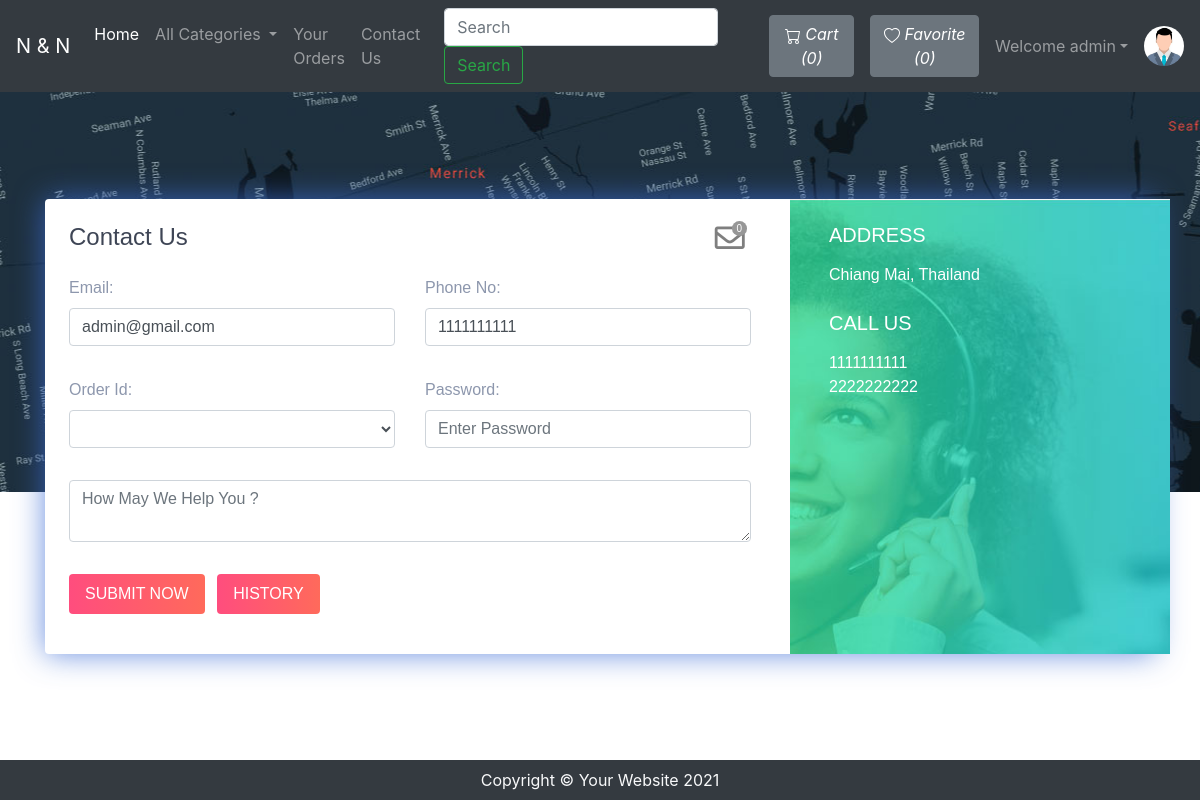
/OnlineStore/contact.php (signed in), run on an earlier commit of the app's database.
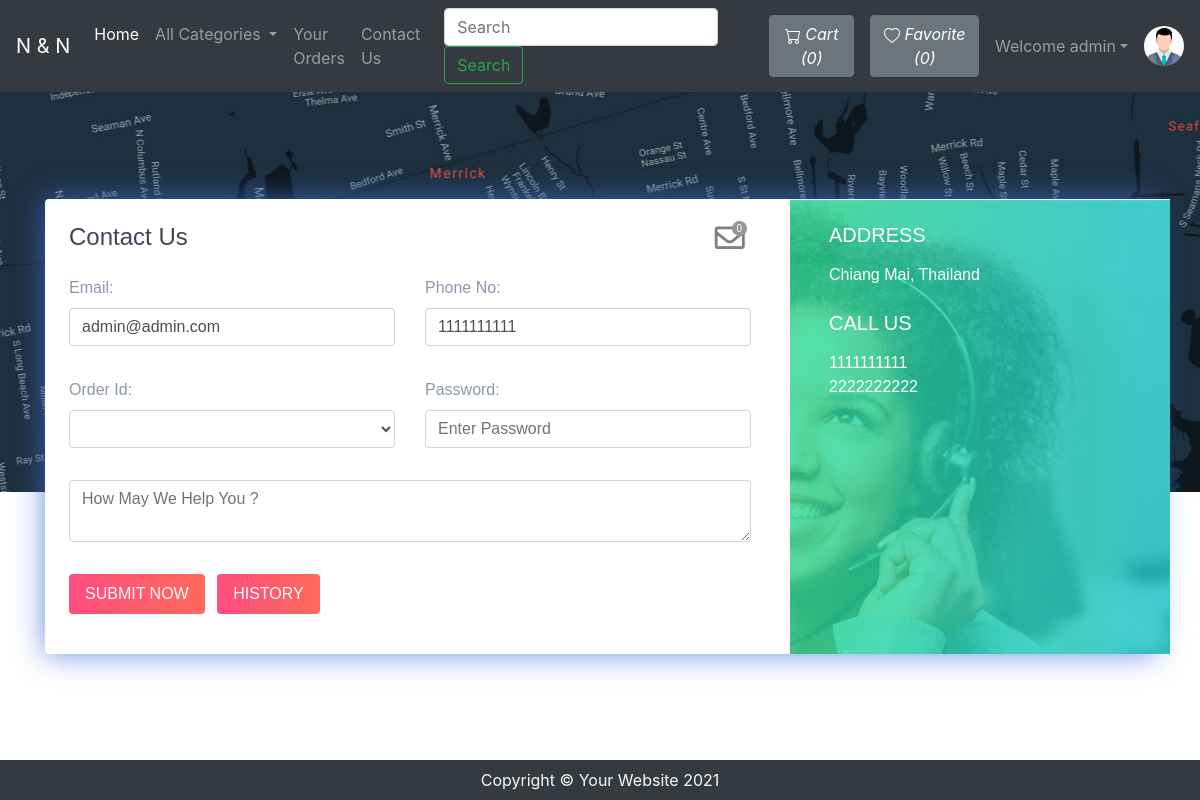
And on a later commit of the database.
### tables this page shows
CREATE TABLE `sitedetail` (
  `tempId` int(11) NOT NULL,
  `systemName` varchar(21) NOT NULL,
  `email` varchar(35) NOT NULL,
  `contact1` bigint(21) NOT NULL,
  `contact2` bigint(21) DEFAULT NULL COMMENT 'Optional',
  `address` text NOT NULL,
  `dateTime` datetime NOT NULL DEFAULT current_timestamp()
);

CREATE TABLE `users` (
  `id` int(21) NOT NULL,
  `username` varchar(21) NOT NULL,
  `firstName` varchar(21) NOT NULL,
  `lastName` varchar(21) NOT NULL,
  `email` varchar(35) NOT NULL,
  `phone` varchar(10) NOT NULL,
  `userType` enum('0','1','2') NOT NULL DEFAULT '0' COMMENT '0=user\r\n1=admin\r\n2=driver',
  `password` varchar(255) NOT NULL,
  `joinDate` datetime NOT NULL DEFAULT current_timestamp()
);

### OnlineStore/contact.php (the view, shortened to what this page needs)
<!DOCTYPE html>
<html lang="en">
<head>
	<link rel="stylesheet" href="https://stackpath.bootstrapcdn.com/bootstrap/4.5.0/css/bootstrap.min.css">
	<link rel="stylesheet" href="https://use.fontawesome.com/releases/v5.8.2/css/all.css">
</head>
<body>
	<?php include 'partials/_dbconnect.php'; ?>
	<?php include 'partials/_nav.php'; ?>
	<div class="contact2" style="background-image:url(img/map.jpg);height: 400px;" id="contact">
		<div class="container">
			<div class="row contact-container">
				<div class="col-lg-12">
					<div class="card card-shadow border-0 mb-4">
						<div class="row">
							<div class="col-lg-8">
								<div class="contact-box p-4">
									<div class="row">
										<div class="col-lg-8">
											<h4 class="title">Contact Us</h4>
										</div>
										<?php if ($loggedin) { ?>
												<div class="col-lg-4">
													<div class="icon-badge-container mx-1" style="padding-left: 167px;">
														<a href="#" data-toggle="modal" data-target="#adminReply"><i class="far fa-envelope icon-badge-icon"></i></a>
														<div class="icon-badge"><b><span id="totalMessage">0</span></b></div>
													</div>
												</div>
										<?php } ?>
									</div>
									<?php
										$passSql = "SELECT * FROM `users` WHERE `id` = '$userId'";
										$passResult = mysqli_query($conn, $passSql);
										$passRow = mysqli_fetch_assoc($passResult);
										$email = $passRow['email'];
										$phone = $passRow['phone'];
									?>
									<form action="partials/_manageContactUs.php" method="POST">
										<div class="row">
											<div class="col-lg-6">
												<div class="form-group mt-3">
													<b><label for="email">Email: </label></b>
													<input type="email" class="form-control" id="email" name="email" placeholder="Enter Your Email" required value="<?php echo $email ?>">
												</div>
											</div>
											<div class="col-lg-6">
												<div class="form-group mt-3">
													<b><label for="phone">Phone No: </label></b>
													<div class="input-group mb-3">
														<input type="tel" class="form-control" id="phone" name="phone" aria-describedby="basic-addon" placeholder="Enter Your Phone Number" required pattern="[0-9]{10}" value="<?php echo $phone ?>">
													</div>
												</div>
											</div>
											<div class="col-lg-6">
												<div class="form-group mt-3">
													<b><label for="orderId">Order Id: </label></b>
													<select class="form-control" id="orderId" name="orderId">
													</select>
												</div>
											</div>
											<div class="col-lg-6">
												<div class="form-group mt-3">
													<b><label for="password">Password: </label></b>
													<input class="form-control" id="password" name="password" placeholder="Enter Password" type="password" placeholder="Enter Your Password" required data-toggle="password">
												</div>
											</div>
											<div class="col-lg-12">
												<div class="form-group  mt-3">
													<textarea class="form-control" id="message" name="message" rows="2" required minlength="6" placeholder="How May We Help You ?"></textarea>
												</div>
											</div>
											<?php if ($loggedin) { ?>
													<div class="col-lg-12">
														<button type="submit" class="btn btn-danger-gradiant mt-3 mb-3 text-white border-0 py-2 px-3"><span> SUBMIT NOW <i class="ti-arrow-right"></i></span></button>
														<button type="button" class="btn btn-danger-gradiant mt-3 mb-3 text-white border-0 py-2 px-3 mx-2" data-toggle="modal" data-target="#history"><span> HISTORY <i class="ti-arrow-right"></i></span></button>
													</div>
											<?php } ?>
										</div>
									</form>
								</div>
							</div>
							<?php
								$sql = "SELECT * FROM `sitedetail`";
								$result = mysqli_query($conn, $sql);
								$row = mysqli_fetch_assoc($result);
								$address = $row['address'];
								$contact1 = $row['contact1'];
								$contact2 = $row['contact2'];
								echo '<div class="col-lg-4 bg-image" style="background-image:url(img/contact.jpg)">
										<div class="detail-box p-4">
											<h5 class="text-white font-weight-light mb-3">ADDRESS</h5>
											<p class="text-white op-7">' . $address . '</p>
											<h5 class="text-white font-weight-light mb-3 mt-4">CALL US</h5>
											<p class="text-white op-7">' . $contact1 . '<br> ' . $contact2 . '</p>
										</div>
									</div>';
							?>
						</div>
					</div>
				</div>
			</div>
		</div>
	</div>
	<?php include 'partials/_footer.php';?>
</body>
</html>

### OnlineStore/partials/_nav.php (shortened to what this page needs)
<?php
if (isset($_SESSION['loggedin']) && $_SESSION['loggedin'] == true){
	$loggedin = true;
	$userId = $_SESSION['userId'];
	$username = $_SESSION['username'];
} else {
	$loggedin = false;
	$userId = 0;
}
$sql = "SELECT * FROM `sitedetail`";
$result = mysqli_query($conn, $sql);
$row = mysqli_fetch_assoc($result);
$systemName = $row['systemName'];
echo '<nav class="navbar navbar-expand-lg navbar-dark bg-dark">
		<a class="navbar-brand" href="index.php">' . $systemName . '</a>
		<button class="navbar-toggler" type="button" data-toggle="collapse" data-target="#navbarSupportedContent" aria-controls="navbarSupportedContent" aria-expanded="false" aria-label="Toggle navigation">
			<span class="navbar-toggler-icon"></span>
		</button>
		<div class="collapse navbar-collapse" id="navbarSupportedContent">
			<ul class="navbar-nav mr-auto">
				<li class="nav-item active">
					<a class="nav-link" href="index.php">Home <span class="sr-only">(current)</span></a>
				</li>
				<li class="nav-item dropdown">
					<a class="nav-link dropdown-toggle" href="#" id="navbarDropdown" role="button" data-toggle="dropdown" aria-haspopup="true" aria-expanded="false">
						All Categories
					</a>
					<div class="dropdown-menu" aria-labelledby="navbarDropdown">';
					echo '</div>
				</li>';
				if ($loggedin) {
					echo '<li class="nav-item">
							<a class="nav-link" href="viewOrder.php">Your Orders</a>
						</li>';
				}
				if ($loggedin) {
					echo '<li class="nav-item">
							<a class="nav-link" href="contact.php">Contact Us</a>
						</li>';
				}
			echo '</ul>
			<form method="get" action="../OnlineStore/search.php" class="form-inline my-2 my-lg-0 mx-3">
				<input class="form-control mr-sm-2" type="search" name="search" id="search" placeholder="Search" aria-label="Search" required>
				<button class="btn btn-outline-success my-2 my-sm-0" type="submit">Search</button>
			</form>';
			if ($loggedin) {
				$countcartsql = "SELECT SUM(`itemQuantity`) FROM `viewcart` WHERE `userId` = $userId";
				$countcartresult = mysqli_query($conn, $countcartsql);
				$countcartrow = mysqli_fetch_assoc($countcartresult);
				$countcart = $countcartrow['SUM(`itemQuantity`)'];
				if (!$countcart) {
					$countcart = 0;
				}
				echo '<a href="viewCartReserved.php">
						<button type="button" class="btn btn-secondary mx-2" title="MyCart">
							<svg xmlns="img/cart.svg" width="16" height="16" fill="currentColor" class="bi bi-cart" viewBox="0 0 16 16">
								<path d="M0 1.5A.5.5 0 0 1 .5 1H2a.5.5 0 0 1 .485.379L2.89 3H14.5a.5.5 0 0 1 .491.592l-1.5 8A.5.5 0 0 1 13 12H4a.5.5 0 0 1-.491-.408L2.01 3.607 1.61 2H.5a.5.5 0 0 1-.5-.5zM3.102 4l1.313 7h8.17l1.313-7H3.102zM5 12a2 2 0 1 0 0 4 2 2 0 0 0 0-4zm7 0a2 2 0 1 0 0 4 2 2 0 0 0 0-4zm-7 1a1 1 0 1 1 0 2 1 1 0 0 1 0-2zm7 0a1 1 0 1 1 0 2 1 1 0 0 1 0-2z"/>
							</svg>
							<i class="bi bi-cart">Cart (' . $countcart . ')</i>
						</button>
					</a>';
				$countshopsql = "SELECT COUNT(`shopId`) FROM `favorite` WHERE `userId` = $userId";
				$countshopresult = mysqli_query($conn, $countshopsql);
				$countshoprow = mysqli_fetch_assoc($countshopresult);
				$countshop = $countshoprow['COUNT(`shopId`)'];
				if (!$countshop) {
					$countshop = 0;
				}
				echo '<a href="viewFavorite.php">
						<button type="button" class="btn btn-secondary mx-2" title="Favorite">
							<svg xmlns="img/heart.svg" width="16" height="16" fill="currentColor" class="bi bi-heart" viewBox="0 0 16 16">
								<path d="m8 2.748-.717-.737C5.6.281 2.514.878 1.4 3.053c-.523 1.023-.641 2.5.314 4.385.92 1.815 2.834 3.989 6.286 6.357 3.452-2.368 5.365-4.542 6.286-6.357.955-1.886.838-3.362.314-4.385C13.486.878 10.4.28 8.717 2.01L8 2.748zM8 15C-7.333 4.868 3.279-3.04 7.824 1.143c.06.055.119.112.176.171a3.12 3.12 0 0 1 .176-.17C12.72-3.042 23.333 4.867 8 15z"/>
							</svg>
							<i class="bi bi-heart">Favorite (' . $countshop . ')</i>
						</button>
					</a>';
				echo '<ul class="navbar-nav mr-2">
						<li class="nav-item dropdown">
							<a class="nav-link dropdown-toggle" href="#" id="navbarDropdown" role="button" data-toggle="dropdown"> Welcome ' . $username . '</a>
							<div class="dropdown-menu" aria-labelledby="navbarDropdown">
								<a class="dropdown-item" href="partials/_logout.php">Logout</a>
							</div>
						</li>
					</ul>
					<div class="text-center image-size-small position-relative">
						<a href="viewProfile.php"><img src="img/person-' . $userId . '.jpg" class="rounded-circle" onError="this.src = \'img/profilePic.jpg\'" style="width: 40px; height: 40px"></a>
					</div>';
			} else {
				echo '
					<button type="button" class="btn btn-success mx-2"  data-toggle="modal" data-target="#loginModal">Login</button>
					<button type="button" class="btn btn-success mx-2"  data-toggle="modal" data-target="#signupModal">SignUp</button>';
			}
		echo '</div>
	</nav>';
?>

### OnlineStore/partials/_footer.php
<div class="footer container-fluid bg-dark text-light">
	<p class="text-center py-2 mb-0"><span>Copyright &copy; Your Website 2021</span></p>
</div>

### OnlineStore/contact.php (style rules this page uses)
.icon-badge-container { position: absolute; }
.icon-badge-icon { font-size: 30px; color: rgb(0 0 0 / 50%); position: relative; }
.icon-badge { background-color: #979797;; font-size: 10px; color: white; text-align: center; width: 15px; height: 15px; border-radius: 49%; position: relative; top: -35px; left: 17px; }
.footer.container-fluid.bg-dark.text-light { position: fixed; bottom: 0; }
.contact2 { font-family: "Montserrat", sans-serif; color: #8d97ad; font-weight: 300; background-position: center top; }
.contact2 h1, .contact2 h2, .contact2 h3, .contact2 h4, .contact2 h5, .contact2 h6 { color: #3e4555; }
.contact2 .bg-image { background-size: cover; position: relative; display: -webkit-box; display: -webkit-flex; display: -ms-flexbox; display: flex; }
.contact2 .card.card-shadow { -webkit-box-shadow: 0px 0px 30px rgba(115, 128, 157, 0.1); box-shadow: 0px 0px 30px rgba(61, 109, 214, 0.774); }
.contact2 .contact-container { position: relative; top: 107px; }
.contact2 .btn-danger-gradiant { background: #ff4d7e; background: -webkit-linear-gradient(legacy-direction(to right), #ff4d7e 0%, #ff6a5b 100%); background: -webkit-gradient(linear, left top, right top, from(#ff4d7e), to(#ff6a5b)); background: -webkit-linear-gradient(left, #ff4d7e 0%, #ff6a5b 100%); background: -o-linear-gradient(left, #ff4d7e 0%, #ff6a5b 100%); background: linear-gradient(to right, #ff4d7e 0%, #ff6a5b 100%); }

What changed in the data, as far as the page shows it:
changed users: email "admin@gmail.com" → "admin@admin.com"
